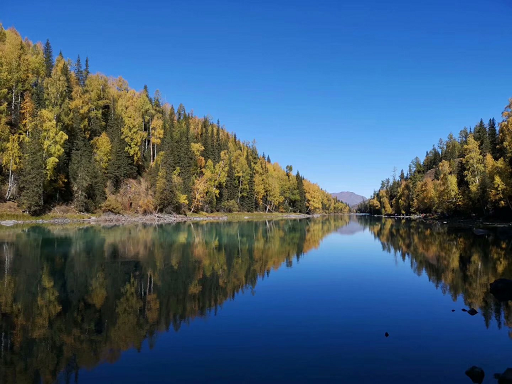
#> input picture scenery.png, 512 x 384 px; its folder holds only this picture in this run
$ python -i algorithms.py   (imports and definitions only)   (older library calls are emulated)
#> lines starting #> are read from the running program, lines starting #| are printed output that depends on the picture
#> further down, picture is the input picture: shape (384, 512, 3); mean B, G, R 117.2, 91.6, 64.3
import cv2
import numpy as np
import copy
from cv2.typing import MatLike


# 指数灰度变换
# [9 lines left out: function exp_gray_transform_algorithm, not called in this run]


# 彩色负片
def color_negative_algorithm(image: MatLike) -> MatLike:
    result = cv2.bitwise_not(image)
    return result


# 均值滤波
def mean_filter_algorithm(image: MatLike) -> MatLike:
    result = cv2.blur(image, (3, 3))
    return result


# 中值滤波
def median_filter_algorithm(image: MatLike) -> MatLike:
    result = cv2.medianBlur(image, 3)
    return result


# 拉普拉斯锐化
# [55 lines left out: functions lapras_algorithm, gamma_correction_algorithm, canny_algorithm, contour_detection_algorithm, fill_contour_algorithm, global_histogram_equalization_algorithm and 1 more, not called in this run]


# 限制对比度自适应直方图均衡化
def contrast_limited_adaptive_histogram_equalization_algorithm(
    image: MatLike,
) -> MatLike:
    lab = cv2.cvtColor(image, cv2.COLOR_BGR2Lab)
#> lab: shape (384, 512, 3); mean of channels 0, 1, 2 96.8, 130.8, 112.6
    L, a, b = cv2.split(lab)
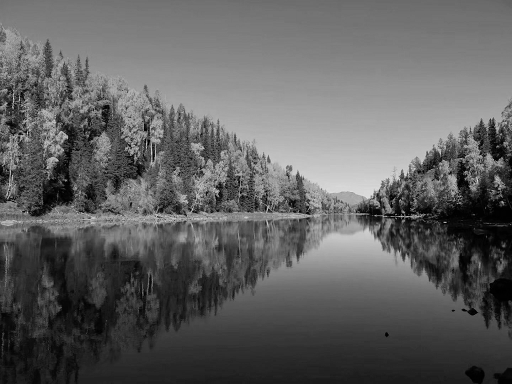
#> L: shape (384, 512); min 0, max 231, mean 96.8
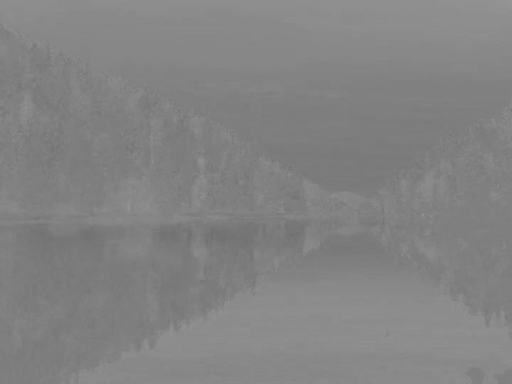
#> a: shape (384, 512); min 111, max 149, mean 130.8
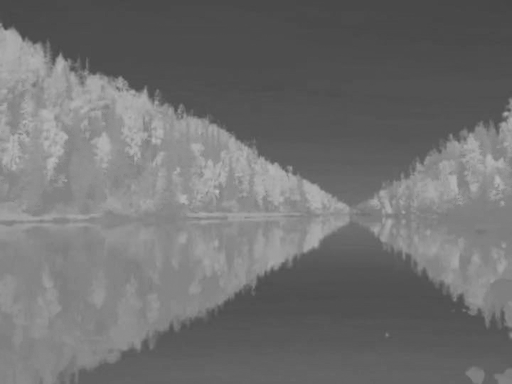
#> b: shape (384, 512); min 70, max 192, mean 112.6
    clahe = cv2.createCLAHE(clipLimit=2.0, tileGridSize=(8, 8))
    L_equalized = clahe.apply(L)
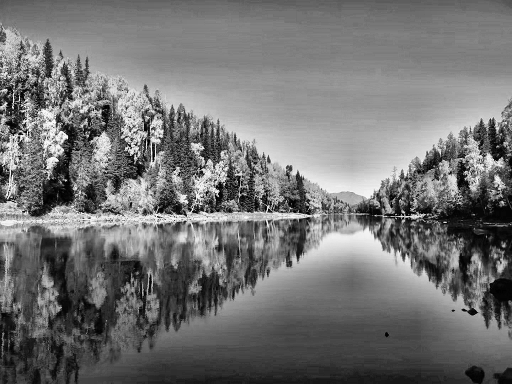
#> L_equalized: shape (384, 512); min 0, max 254, mean 115.3
    lab = cv2.merge((L_equalized, a, b))
#> lab: shape (384, 512, 3); mean of channels 0, 1, 2 115.3, 130.8, 112.6
    result = cv2.cvtColor(lab, cv2.COLOR_Lab2BGR)
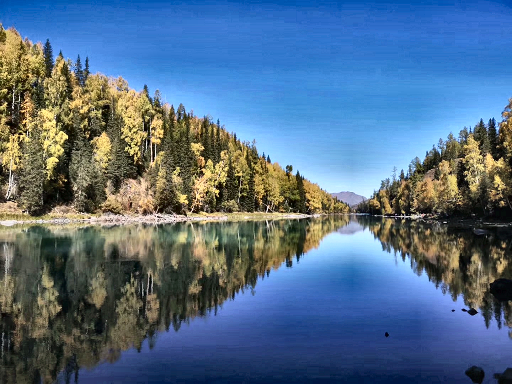
#> result: shape (384, 512, 3); mean B, G, R 134.8, 109.5, 84.4
    return result


# 傅里叶变换
# [98 lines left out: functions fourier_transform_algorithm, lowpass_algorithm, highpass_algorithm, inverse_filter_algorithm, wiener_filter_algorithm, not called in this run]

>>> import cv2
>>> picture = cv2.imread('scenery.png')
>>> result = contrast_limited_adaptive_histogram_equalization_algorithm(picture)
